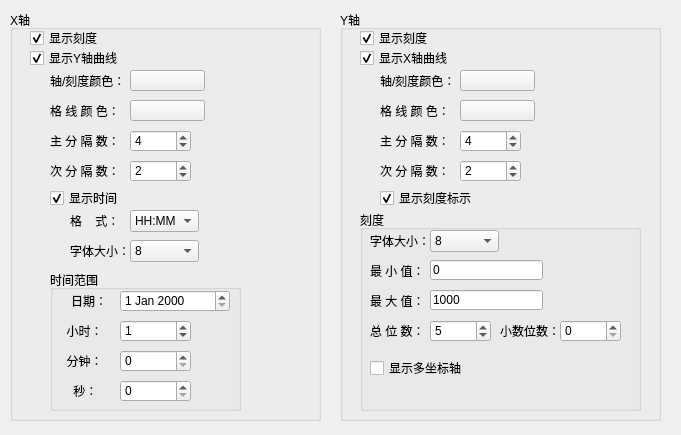
<?xml version="1.0" encoding="UTF-8"?>
<ui version="4.0">
 <class>QHisTrendDisplayXYDlg</class>
 <widget class="QWidget" name="QHisTrendDisplayXYDlg">
  <property name="geometry">
   <rect>
    <x>0</x>
    <y>0</y>
    <width>681</width>
    <height>435</height>
   </rect>
  </property>
  <property name="windowTitle">
   <string>Form</string>
  </property>
  <widget class="QGroupBox" name="groupBox_2">
   <property name="geometry">
    <rect>
     <x>340</x>
     <y>10</y>
     <width>321</width>
     <height>411</height>
    </rect>
   </property>
   <property name="title">
    <string>Y轴</string>
   </property>
   <widget class="QCheckBox" name="Y_DisplayMarks">
    <property name="geometry">
     <rect>
      <x>40</x>
      <y>180</y>
      <width>101</width>
      <height>16</height>
     </rect>
    </property>
    <property name="text">
     <string>显示刻度标示</string>
    </property>
    <property name="checked">
     <bool>true</bool>
    </property>
   </widget>
   <widget class="QPushButton" name="Y_Grid_Color">
    <property name="geometry">
     <rect>
      <x>120</x>
      <y>90</y>
      <width>75</width>
      <height>21</height>
     </rect>
    </property>
    <property name="text">
     <string/>
    </property>
   </widget>
   <widget class="QCheckBox" name="Y_Show_Ticks">
    <property name="geometry">
     <rect>
      <x>20</x>
      <y>20</y>
      <width>81</width>
      <height>16</height>
     </rect>
    </property>
    <property name="text">
     <string>显示刻度</string>
    </property>
    <property name="checked">
     <bool>true</bool>
    </property>
   </widget>
   <widget class="QLabel" name="label_8">
    <property name="geometry">
     <rect>
      <x>40</x>
      <y>120</y>
      <width>81</width>
      <height>21</height>
     </rect>
    </property>
    <property name="text">
     <string>主 分 隔 数：</string>
    </property>
   </widget>
   <widget class="QLabel" name="label_9">
    <property name="geometry">
     <rect>
      <x>40</x>
      <y>150</y>
      <width>81</width>
      <height>21</height>
     </rect>
    </property>
    <property name="text">
     <string>次 分 隔 数：</string>
    </property>
   </widget>
   <widget class="QSpinBox" name="Y_Major">
    <property name="geometry">
     <rect>
      <x>120</x>
      <y>120</y>
      <width>61</width>
      <height>22</height>
     </rect>
    </property>
    <property name="minimum">
     <number>3</number>
    </property>
    <property name="maximum">
     <number>10</number>
    </property>
    <property name="value">
     <number>4</number>
    </property>
   </widget>
   <widget class="QSpinBox" name="Y_Sub">
    <property name="geometry">
     <rect>
      <x>120</x>
      <y>150</y>
      <width>61</width>
      <height>22</height>
     </rect>
    </property>
    <property name="minimum">
     <number>1</number>
    </property>
    <property name="maximum">
     <number>3</number>
    </property>
    <property name="value">
     <number>2</number>
    </property>
   </widget>
   <widget class="QCheckBox" name="Y_Show_X_Axis">
    <property name="geometry">
     <rect>
      <x>20</x>
      <y>40</y>
      <width>101</width>
      <height>16</height>
     </rect>
    </property>
    <property name="text">
     <string>显示X轴曲线</string>
    </property>
    <property name="checked">
     <bool>true</bool>
    </property>
   </widget>
   <widget class="QLabel" name="label_6">
    <property name="geometry">
     <rect>
      <x>40</x>
      <y>60</y>
      <width>81</width>
      <height>21</height>
     </rect>
    </property>
    <property name="text">
     <string>轴/刻度颜色：</string>
    </property>
   </widget>
   <widget class="QPushButton" name="Y_Axis_Color">
    <property name="geometry">
     <rect>
      <x>120</x>
      <y>60</y>
      <width>75</width>
      <height>21</height>
     </rect>
    </property>
    <property name="text">
     <string/>
    </property>
   </widget>
   <widget class="QLabel" name="label_7">
    <property name="geometry">
     <rect>
      <x>40</x>
      <y>90</y>
      <width>81</width>
      <height>21</height>
     </rect>
    </property>
    <property name="text">
     <string>格 线 颜 色：</string>
    </property>
   </widget>
   <widget class="QGroupBox" name="groupBox_4">
    <property name="geometry">
     <rect>
      <x>20</x>
      <y>200</y>
      <width>281</width>
      <height>201</height>
     </rect>
    </property>
    <property name="title">
     <string>刻度</string>
    </property>
    <widget class="QSpinBox" name="Y_Fractional">
     <property name="geometry">
      <rect>
       <x>200</x>
       <y>110</y>
       <width>61</width>
       <height>22</height>
      </rect>
     </property>
     <property name="maximum">
      <number>3</number>
     </property>
     <property name="value">
      <number>0</number>
     </property>
    </widget>
    <widget class="QLineEdit" name="Y_Max">
     <property name="geometry">
      <rect>
       <x>70</x>
       <y>80</y>
       <width>113</width>
       <height>20</height>
      </rect>
     </property>
     <property name="text">
      <string>1000</string>
     </property>
     <property name="maxLength">
      <number>9</number>
     </property>
    </widget>
    <widget class="QLabel" name="label_13">
     <property name="geometry">
      <rect>
       <x>10</x>
       <y>110</y>
       <width>61</width>
       <height>21</height>
      </rect>
     </property>
     <property name="text">
      <string>总 位 数：</string>
     </property>
    </widget>
    <widget class="QSpinBox" name="Y_TotalDigits">
     <property name="geometry">
      <rect>
       <x>70</x>
       <y>110</y>
       <width>61</width>
       <height>22</height>
      </rect>
     </property>
     <property name="minimum">
      <number>1</number>
     </property>
     <property name="maximum">
      <number>10</number>
     </property>
     <property name="value">
      <number>5</number>
     </property>
    </widget>
    <widget class="QLabel" name="label_11">
     <property name="geometry">
      <rect>
       <x>10</x>
       <y>50</y>
       <width>61</width>
       <height>21</height>
      </rect>
     </property>
     <property name="text">
      <string>最 小 值：</string>
     </property>
    </widget>
    <widget class="QLabel" name="label_12">
     <property name="geometry">
      <rect>
       <x>10</x>
       <y>80</y>
       <width>61</width>
       <height>21</height>
      </rect>
     </property>
     <property name="text">
      <string>最 大 值：</string>
     </property>
    </widget>
    <widget class="QLabel" name="label_14">
     <property name="geometry">
      <rect>
       <x>140</x>
       <y>110</y>
       <width>61</width>
       <height>21</height>
      </rect>
     </property>
     <property name="text">
      <string>小数位数：</string>
     </property>
    </widget>
    <widget class="QComboBox" name="Y_FontSize">
     <property name="geometry">
      <rect>
       <x>70</x>
       <y>20</y>
       <width>69</width>
       <height>22</height>
      </rect>
     </property>
     <property name="currentIndex">
      <number>0</number>
     </property>
     <item>
      <property name="text">
       <string>8</string>
      </property>
     </item>
     <item>
      <property name="text">
       <string>9</string>
      </property>
     </item>
     <item>
      <property name="text">
       <string>10</string>
      </property>
     </item>
     <item>
      <property name="text">
       <string>11</string>
      </property>
     </item>
     <item>
      <property name="text">
       <string>12</string>
      </property>
     </item>
     <item>
      <property name="text">
       <string>16</string>
      </property>
     </item>
    </widget>
    <widget class="QLineEdit" name="Y_Min">
     <property name="geometry">
      <rect>
       <x>70</x>
       <y>50</y>
       <width>113</width>
       <height>20</height>
      </rect>
     </property>
     <property name="text">
      <string>0</string>
     </property>
     <property name="maxLength">
      <number>9</number>
     </property>
    </widget>
    <widget class="QLabel" name="label_10">
     <property name="geometry">
      <rect>
       <x>10</x>
       <y>20</y>
       <width>61</width>
       <height>21</height>
      </rect>
     </property>
     <property name="text">
      <string>字体大小：</string>
     </property>
    </widget>
    <widget class="QCheckBox" name="bMultyAxes">
     <property name="geometry">
      <rect>
       <x>10</x>
       <y>150</y>
       <width>131</width>
       <height>16</height>
      </rect>
     </property>
     <property name="text">
      <string>显示多坐标轴</string>
     </property>
    </widget>
   </widget>
  </widget>
  <widget class="QGroupBox" name="groupBox">
   <property name="geometry">
    <rect>
     <x>10</x>
     <y>10</y>
     <width>311</width>
     <height>411</height>
    </rect>
   </property>
   <property name="title">
    <string>X轴</string>
   </property>
   <widget class="QCheckBox" name="X_DisplayTime">
    <property name="geometry">
     <rect>
      <x>40</x>
      <y>180</y>
      <width>101</width>
      <height>16</height>
     </rect>
    </property>
    <property name="text">
     <string>显示时间</string>
    </property>
    <property name="checked">
     <bool>true</bool>
    </property>
   </widget>
   <widget class="QLabel" name="label_5">
    <property name="geometry">
     <rect>
      <x>60</x>
      <y>200</y>
      <width>61</width>
      <height>21</height>
     </rect>
    </property>
    <property name="text">
     <string>格    式：</string>
    </property>
   </widget>
   <widget class="QComboBox" name="X_Time">
    <property name="geometry">
     <rect>
      <x>120</x>
      <y>200</y>
      <width>69</width>
      <height>22</height>
     </rect>
    </property>
    <item>
     <property name="text">
      <string>HH:MM</string>
     </property>
    </item>
    <item>
     <property name="text">
      <string>HH:MM:SS</string>
     </property>
    </item>
   </widget>
   <widget class="QLabel" name="label_15">
    <property name="geometry">
     <rect>
      <x>60</x>
      <y>230</y>
      <width>61</width>
      <height>21</height>
     </rect>
    </property>
    <property name="text">
     <string>字体大小：</string>
    </property>
   </widget>
   <widget class="QComboBox" name="X_Font">
    <property name="geometry">
     <rect>
      <x>120</x>
      <y>230</y>
      <width>69</width>
      <height>22</height>
     </rect>
    </property>
    <property name="currentIndex">
     <number>0</number>
    </property>
    <item>
     <property name="text">
      <string>8</string>
     </property>
    </item>
    <item>
     <property name="text">
      <string>9</string>
     </property>
    </item>
    <item>
     <property name="text">
      <string>10</string>
     </property>
    </item>
    <item>
     <property name="text">
      <string>11</string>
     </property>
    </item>
    <item>
     <property name="text">
      <string>12</string>
     </property>
    </item>
    <item>
     <property name="text">
      <string>16</string>
     </property>
    </item>
   </widget>
   <widget class="QGroupBox" name="groupBox_3">
    <property name="geometry">
     <rect>
      <x>40</x>
      <y>260</y>
      <width>191</width>
      <height>141</height>
     </rect>
    </property>
    <property name="title">
     <string>时间范围</string>
    </property>
    <widget class="QSpinBox" name="X_Minute">
     <property name="geometry">
      <rect>
       <x>70</x>
       <y>80</y>
       <width>71</width>
       <height>22</height>
      </rect>
     </property>
     <property name="maximum">
      <number>59</number>
     </property>
     <property name="value">
      <number>0</number>
     </property>
    </widget>
    <widget class="QSpinBox" name="X_Hour">
     <property name="geometry">
      <rect>
       <x>70</x>
       <y>50</y>
       <width>71</width>
       <height>22</height>
      </rect>
     </property>
     <property name="minimum">
      <number>0</number>
     </property>
     <property name="maximum">
      <number>8</number>
     </property>
     <property name="value">
      <number>1</number>
     </property>
    </widget>
    <widget class="QLabel" name="label_16">
     <property name="geometry">
      <rect>
       <x>10</x>
       <y>50</y>
       <width>61</width>
       <height>21</height>
      </rect>
     </property>
     <property name="text">
      <string>  小时：</string>
     </property>
    </widget>
    <widget class="QLabel" name="label_18">
     <property name="geometry">
      <rect>
       <x>10</x>
       <y>80</y>
       <width>61</width>
       <height>21</height>
      </rect>
     </property>
     <property name="text">
      <string>  分钟：</string>
     </property>
    </widget>
    <widget class="QSpinBox" name="X_Second">
     <property name="geometry">
      <rect>
       <x>70</x>
       <y>110</y>
       <width>71</width>
       <height>22</height>
      </rect>
     </property>
     <property name="maximum">
      <number>59</number>
     </property>
     <property name="value">
      <number>0</number>
     </property>
    </widget>
    <widget class="QLabel" name="label_19">
     <property name="geometry">
      <rect>
       <x>10</x>
       <y>110</y>
       <width>61</width>
       <height>21</height>
      </rect>
     </property>
     <property name="text">
      <string>    秒：</string>
     </property>
    </widget>
    <widget class="QLabel" name="label_20">
     <property name="geometry">
      <rect>
       <x>21</x>
       <y>20</y>
       <width>51</width>
       <height>21</height>
      </rect>
     </property>
     <property name="text">
      <string>日期：</string>
     </property>
    </widget>
    <widget class="QDateEdit" name="dateEdit">
     <property name="geometry">
      <rect>
       <x>70</x>
       <y>20</y>
       <width>110</width>
       <height>22</height>
      </rect>
     </property>
    </widget>
   </widget>
   <widget class="QLabel" name="label_4">
    <property name="geometry">
     <rect>
      <x>40</x>
      <y>150</y>
      <width>81</width>
      <height>21</height>
     </rect>
    </property>
    <property name="text">
     <string>次 分 隔 数：</string>
    </property>
   </widget>
   <widget class="QCheckBox" name="X_Show_Ticks">
    <property name="geometry">
     <rect>
      <x>20</x>
      <y>20</y>
      <width>81</width>
      <height>16</height>
     </rect>
    </property>
    <property name="text">
     <string>显示刻度</string>
    </property>
    <property name="checked">
     <bool>true</bool>
    </property>
   </widget>
   <widget class="QPushButton" name="X_Axis_Color">
    <property name="geometry">
     <rect>
      <x>120</x>
      <y>60</y>
      <width>75</width>
      <height>21</height>
     </rect>
    </property>
    <property name="text">
     <string/>
    </property>
   </widget>
   <widget class="QLabel" name="label_2">
    <property name="geometry">
     <rect>
      <x>40</x>
      <y>90</y>
      <width>81</width>
      <height>21</height>
     </rect>
    </property>
    <property name="text">
     <string>格 线 颜 色：</string>
    </property>
   </widget>
   <widget class="QSpinBox" name="X_Major">
    <property name="geometry">
     <rect>
      <x>120</x>
      <y>120</y>
      <width>61</width>
      <height>22</height>
     </rect>
    </property>
    <property name="minimum">
     <number>3</number>
    </property>
    <property name="maximum">
     <number>10</number>
    </property>
    <property name="value">
     <number>4</number>
    </property>
   </widget>
   <widget class="QCheckBox" name="X_Show_Y_Axis">
    <property name="geometry">
     <rect>
      <x>20</x>
      <y>40</y>
      <width>101</width>
      <height>16</height>
     </rect>
    </property>
    <property name="text">
     <string>显示Y轴曲线</string>
    </property>
    <property name="checked">
     <bool>true</bool>
    </property>
   </widget>
   <widget class="QLabel" name="label">
    <property name="geometry">
     <rect>
      <x>40</x>
      <y>60</y>
      <width>81</width>
      <height>21</height>
     </rect>
    </property>
    <property name="text">
     <string>轴/刻度颜色：</string>
    </property>
   </widget>
   <widget class="QSpinBox" name="X_Sub">
    <property name="geometry">
     <rect>
      <x>120</x>
      <y>150</y>
      <width>61</width>
      <height>22</height>
     </rect>
    </property>
    <property name="minimum">
     <number>1</number>
    </property>
    <property name="maximum">
     <number>3</number>
    </property>
    <property name="value">
     <number>2</number>
    </property>
   </widget>
   <widget class="QPushButton" name="X_Grid_Color">
    <property name="geometry">
     <rect>
      <x>120</x>
      <y>90</y>
      <width>75</width>
      <height>21</height>
     </rect>
    </property>
    <property name="text">
     <string/>
    </property>
   </widget>
   <widget class="QLabel" name="label_3">
    <property name="geometry">
     <rect>
      <x>40</x>
      <y>120</y>
      <width>81</width>
      <height>21</height>
     </rect>
    </property>
    <property name="text">
     <string>主 分 隔 数：</string>
    </property>
   </widget>
  </widget>
 </widget>
 <tabstops>
  <tabstop>X_Show_Ticks</tabstop>
  <tabstop>X_Show_Y_Axis</tabstop>
  <tabstop>X_Axis_Color</tabstop>
  <tabstop>X_Grid_Color</tabstop>
  <tabstop>X_Major</tabstop>
  <tabstop>X_Sub</tabstop>
  <tabstop>X_DisplayTime</tabstop>
  <tabstop>X_Time</tabstop>
  <tabstop>X_Font</tabstop>
  <tabstop>dateEdit</tabstop>
  <tabstop>X_Hour</tabstop>
  <tabstop>X_Minute</tabstop>
  <tabstop>X_Second</tabstop>
  <tabstop>Y_Show_Ticks</tabstop>
  <tabstop>Y_Show_X_Axis</tabstop>
  <tabstop>Y_Axis_Color</tabstop>
  <tabstop>Y_Grid_Color</tabstop>
  <tabstop>Y_Major</tabstop>
  <tabstop>Y_Sub</tabstop>
  <tabstop>Y_DisplayMarks</tabstop>
  <tabstop>Y_FontSize</tabstop>
  <tabstop>Y_Min</tabstop>
  <tabstop>Y_Max</tabstop>
  <tabstop>Y_TotalDigits</tabstop>
  <tabstop>Y_Fractional</tabstop>
  <tabstop>bMultyAxes</tabstop>
 </tabstops>
 <resources/>
 <connections/>
</ui>
